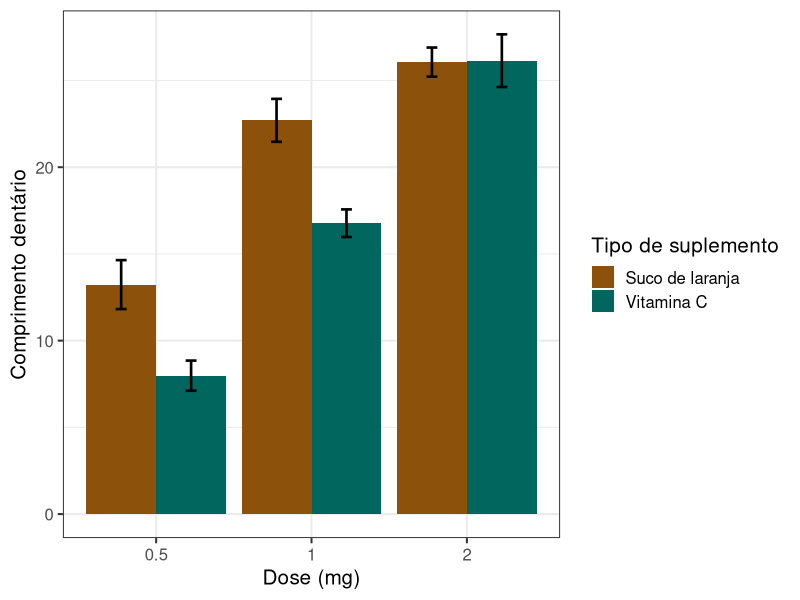

Write R code to recreate this figure.

# Gráfico de barras com erro padrão --------------------------------------------------------------------------------------------------------

# Baixar dados -----------------------------------------------------------------------------------------------------------------------------

datasets::ToothGrowth
dados <- ToothGrowth # Nomeando o conjunto de dados

# Transformar variáveis categóricas como fator ---------------------------------------------------------------------------------------------

dados$supp <- as.factor(dados$supp) # Variável categórica com dois níveis
dados$dose <- as.factor(dados$dose) # Variável categórica y
dados$len <- as.numeric(dados$len) # Variável numérica x

# Verificar variáveis numéricas e categóricas ----------------------------------------------------------------------------------------------------------------------

library(dplyr) # Pacote que serve para verificar os dados e calcular médias e desvios-padrão
glimpse(dados)

# Calcular médias, desvios-padrão e erros-padrão -------------------------------------------------------------------------------------------

# drop_na pode ser adicionado a função caso seja necessário retirar dados faltantes da análise

dados_tooth <- dados %>%
  group_by(supp, dose) %>% # Agrupar média e erro-padrão por dose e tipo de suplemento (supp)
  dplyr::summarise(media = mean(len),  # Cálculo da média
                   se = sd(len) / sqrt(length(len))) # Cálculo do erro-padrão
dados_tooth # Novo conjunto de dados

# Gráfico ----------------------------------------------------------------------------------------------------------------------------------

library(ggplot2) # Pacote para produzir o gráfico

ggplot(dados_tooth, aes(x = dose, y = media, fill = supp)) +
  geom_col(position = "dodge") +
   geom_errorbar(aes(x = dose, ymin = media - se, ymax = media + se), 
                width = 0.14, position = position_dodge(.9), size = 0.9) +
  scale_fill_manual(values = c("#8c510a","#01665e"),
                    name = "Tipo de suplemento", breaks = c("OJ", "VC"),
                    labels = c("Suco de laranja", "Vitamina C")) +
  labs(x = "Dose (mg)", y = "Comprimento dentário") +
  theme_bw(base_size = 15)
